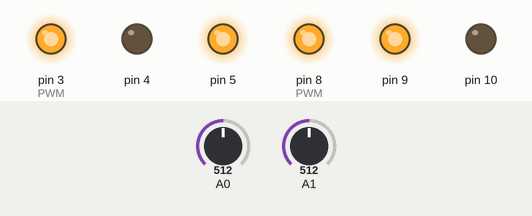
A sketch run on a simulated Arduino Uno, built with avr-gcc and run on an emulated ATmega328P. Parts: output pins drawn as LEDs (lit = HIGH). Dashed ring = blinking. Inputs (shaded band) come from the test bench; at power-on: A0 = 512, A1 = 512. What the sketch prints to the serial monitor is not drawn.

Above: at 0.2 s.
1.3 s: A0 set to 306
At 2.18 s:
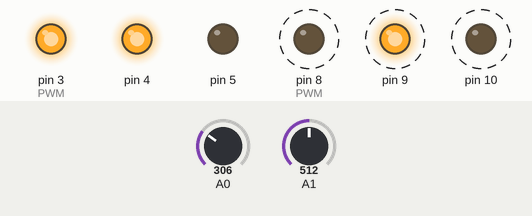
4.3 s: A1 set to 900
At 5.7 s:
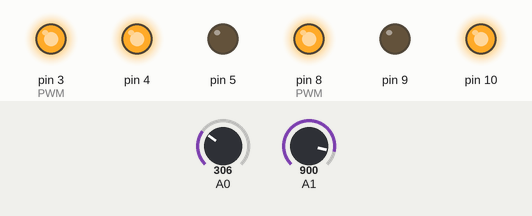
6.4 s: A0 set to 511
9.4 s: A1 set to 511
At 9.54 s:
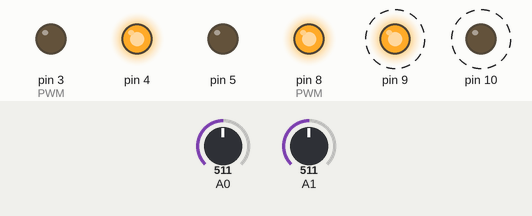
12.4 s: A1 set to 0
At 12.53 s:
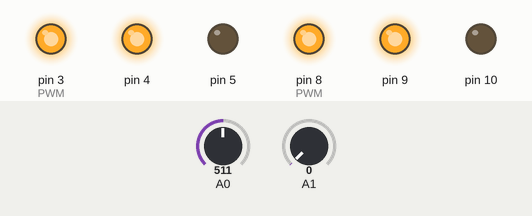
15.4 s: A1 set to 306
Timing chart, 0 to 19.4 s (numbered marks = the images above; inputs shaded):
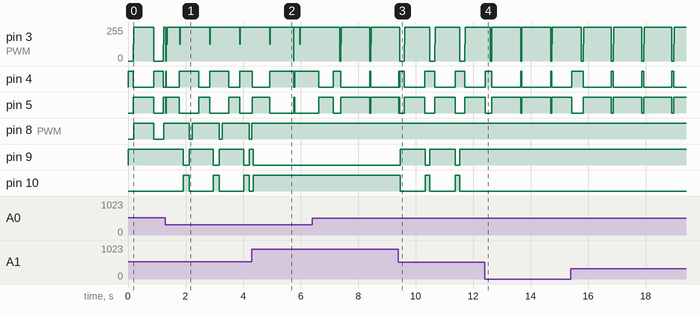

Measured:
- after the input at 4.3 s, pin 8 (PWM): goes on until 4.3 s, then stays HIGH
- after the input at 9.4 s, pin 9: alternates HIGH for 0.87 s and LOW for 0.16 s, starting after 0.07 s; pin 10: alternates HIGH for 0.16 s and LOW for 0.87 s, starting after 0.07 s
- after the input at 12.4 s, pin 9: stops changing and stays HIGH; pin 10: stops changing and stays LOW
- by itself, pin 3 (PWM): repeats every 1.1 s: 127/255 0.02 s, 255/255 0.96 s, 0/255 0.07 s
- by itself, pin 4: repeats every 1.1 s: LOW 0.98 s, HIGH 0.07 s
- by itself, pin 5: repeats every 1.1 s: HIGH 0.98 s, LOW 0.07 s
- by itself, pin 8 (PWM): alternates HIGH for 0.94 s and LOW for 0.11 s
- by itself, pin 9: alternates HIGH for 0.84 s and LOW for 0.20 s

The sketch:

Joints.ino
```cpp
#include <Control.h>
#include <math.h>

/*Set library function*/
control c;

/*Reference vector*/
double R[2][1];

void setup() {
  pinMode(3,1);             //PWM
  pinMode(4,1);
  pinMode(5,1);
  pinMode(8,1);             //PWM
  pinMode(9,1);
  pinMode(10,1);
  Serial.begin(115200);
}

void loop() {
  /*Proposed signals:
  R[1](t)=+(x^3-2x^2)*(cos(x)+sin(x))
  R[2](t)=-(x^3-2x^2)*(cos(x)+sin(x))*/
  for (float r=0; r<=0.75*PI; r=r+0.01) {
    for (int i=0; i<2; i++) {
      R[i][0]=pow(-1,i)*((pow(r,3)-(2*pow(r,2)))*(cos(r)+sin(r)));
    }
    c.algorithm((double*) R);
  }
}
```
